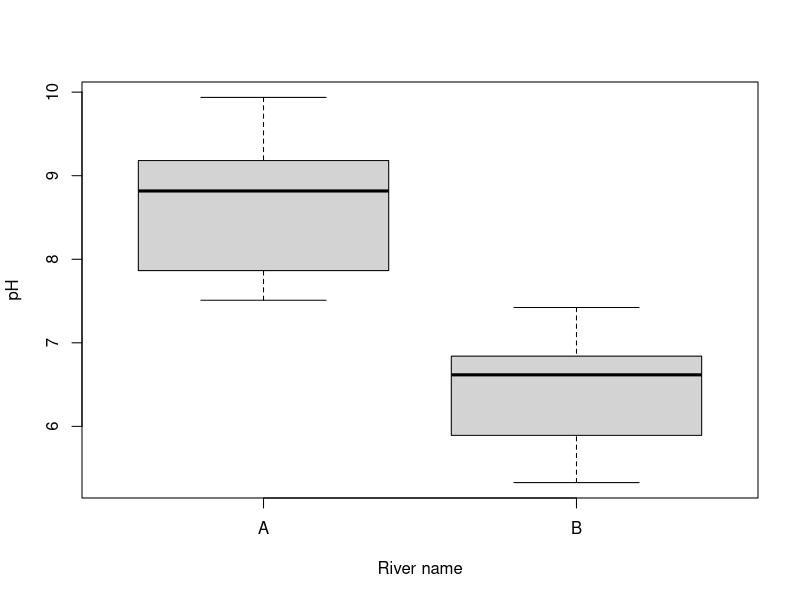

Write the R code that produced this figure.
## ---- chunk 1
River_pH = read.csv(file = "River_pH.csv", header = TRUE)
t.test(River_pH$pH~River_pH$River_name, alternative = "two.sided", var.equal = TRUE)
## ---- chunk 2
boxplot(pH~River_name, data = River_pH, xlab = "River name", ylab = "pH")
## ---- chunk 3
date()
